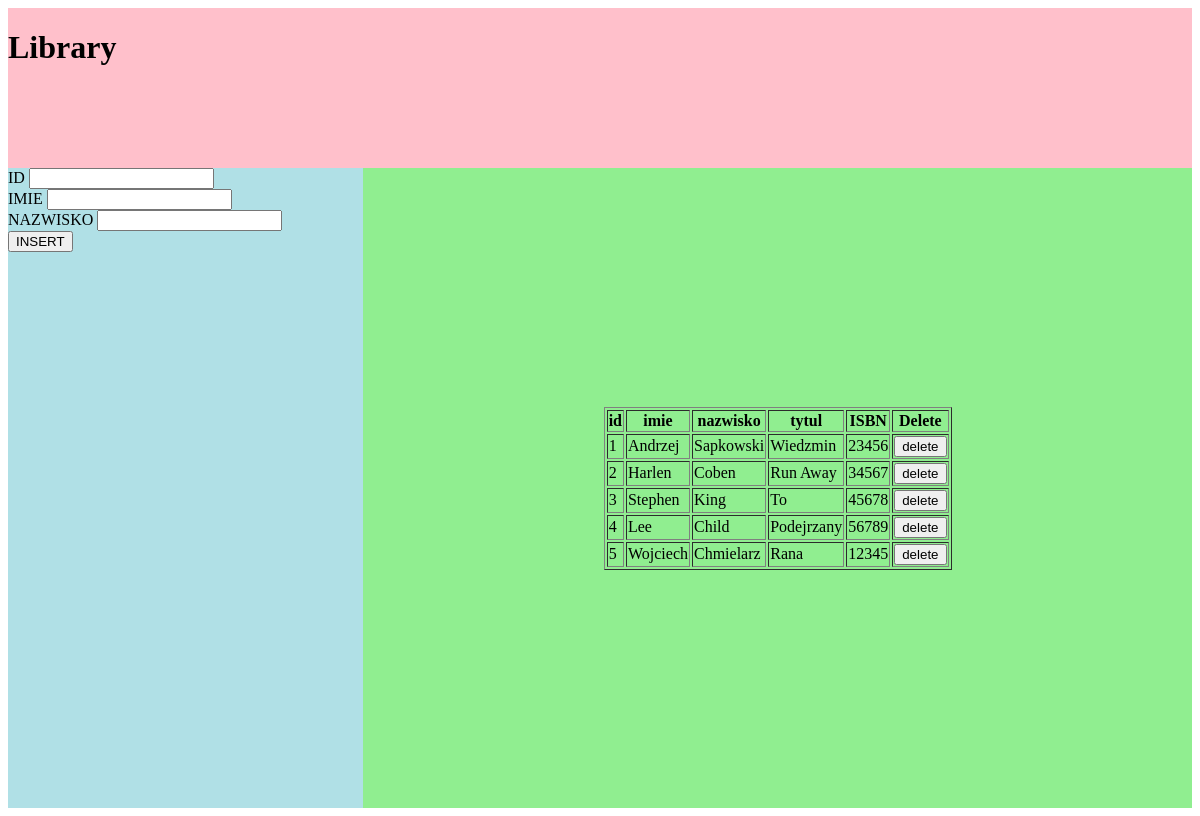
The page / on the database its author committed.
### tables this page shows
CREATE TABLE IF NOT EXISTS `biblioteka` (
  `id` int(11) NOT NULL AUTO_INCREMENT,
  `id_autorzy` int(11) NOT NULL,
  `id_tytul` int(11) NOT NULL,
  PRIMARY KEY (`id`),
  KEY `test1` (`id_autorzy`),
  KEY `test2` (`id_tytul`)
);

CREATE TABLE IF NOT EXISTS `autorzy` (
  `id_autorzy` int(11) NOT NULL,
  `Imie` text NOT NULL,
  `Nazwisko` text NOT NULL,
  KEY `test1` (`id_autorzy`)
);

CREATE TABLE IF NOT EXISTS `tytul` (
  `id_tytul` int(11) NOT NULL,
  `tytul` text NOT NULL,
  `ISBN` int(11) NOT NULL
);

### index.php (the view, shortened to what this page needs)
<!DOCTYPE html>
<html lang="en">
<head>
    <link rel="stylesheet" href="style.css">
</head>
<body>
    <div class="container">
    <div class="a">
    <h1>Library</h1>
    </div>
    <div class="b">
    <form action="insert.php" method="POST">
        ID
        <input type="text" name="id_autorzy"> <br>
        IMIE
        <input type="text" name="imie"> <br>
        NAZWISKO
        <input type="text" name="nazwisko"> <br>
        <input type="submit" value="INSERT" name="POST">
    </form>
    </div>
    <div class="c">
    <?php
        $servername = "127.0.0.1";
        $username = "root";
        $password = "";
        $dbname = "library";
        $conn = new mysqli($servername, $username, $password, $dbname);
        $result = $conn->query("SELECT id, imie, nazwisko, tytul, ISBN FROM biblioteka, autorzy, tytul WHERE biblioteka.id_autorzy = autorzy.id_autorzy AND biblioteka.id_tytul = tytul.id_tytul group by id");
        echo("<table border='1'>");
        echo("<tr>
        <th>id</th>
        <th>imie</th>
        <th>nazwisko</th>
        <th>tytul</th>
        <th>ISBN</th>
        <th>Delete</th>
        </tr>");
        while( $wiersz = $result->fetch_assoc() ) {
            echo("<tr class='row'>");
            echo("<td>".$wiersz['id']."</td>".
            "<td>".$wiersz['imie']."</td>".
            "<td>".$wiersz['nazwisko']."</td>".
            "<td>".$wiersz['tytul']."</td>".
            "<td>".$wiersz['ISBN']."</td>".
            "<td>
            <form action='delete.php' method='POST'>
            <input type='hidden' name='id' value=".$wiersz['id'].">
            <input type='submit' value='delete'>
            </form> </td>"
        );
            echo("</tr>");
        }
        echo("</table>");
    ?>
    </div>
    </div>
</body>
</html>

### style.css (style rules this page uses)
.container { height: 100vh; display: grid; grid-template-columns: 30% 70%; grid-template-rows: 20% 80%; grid-template-areas: "a a" "b c "; }
.a { grid-area: a; background: pink; }
.b { grid-area: b; background: powderblue; }
.c { grid-area: c; background: lightgreen; display: flex; justify-content: center; align-items: center; }

### rows shown on the page
biblioteka: id "1", id_autorzy.Imie "Andrzej", id_autorzy.Nazwisko "Sapkowski", id_tytul.tytul "Wiedzmin", id_tytul.ISBN "23456"
biblioteka: id "2", id_autorzy.Imie "Harlen", id_autorzy.Nazwisko "Coben", id_tytul.tytul "Run Away", id_tytul.ISBN "34567"
biblioteka: id "3", id_autorzy.Imie "Stephen", id_autorzy.Nazwisko "King", id_tytul.tytul "To", id_tytul.ISBN "45678"
biblioteka: id "4", id_autorzy.Imie "Lee", id_autorzy.Nazwisko "Child", id_tytul.tytul "Podejrzany", id_tytul.ISBN "56789"
biblioteka: id "5", id_autorzy.Imie "Wojciech", id_autorzy.Nazwisko "Chmielarz", id_tytul.tytul "Rana", id_tytul.ISBN "12345"
